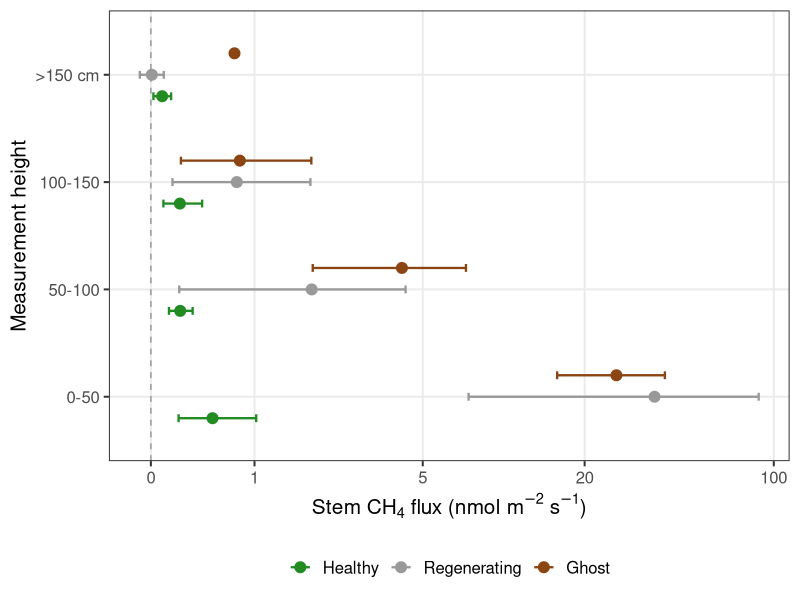
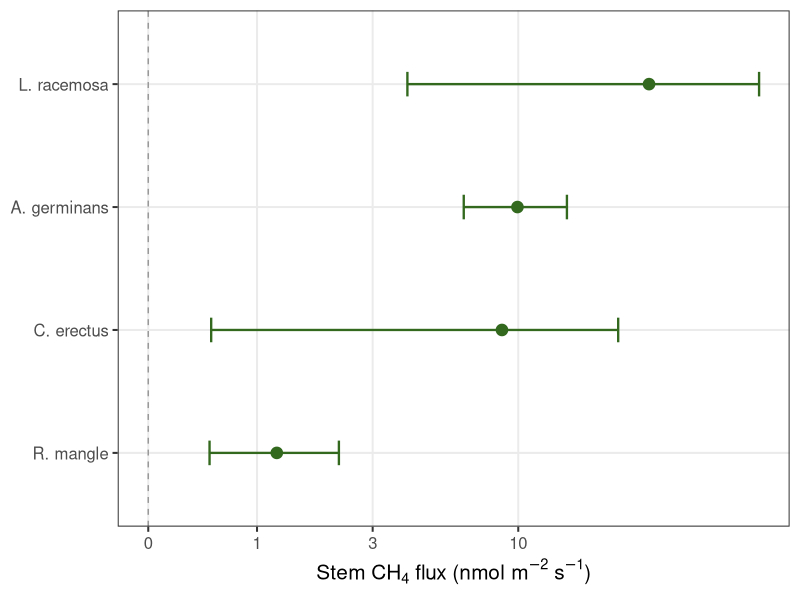

Write the R code that produced these figures, in order.
# Split biology panels (title-free, established colors): stem CH4 by height
# (distribution) and by species. Disturbance palette matches the repo scheme.
suppressMessages({library(dplyr);library(ggplot2);library(scales)})
if (requireNamespace("here", quietly = TRUE)) setwd(here::here())
set.seed(1)
PD<-"output/presentation_figures"
asinh_trans<-trans_new("asinh",asinh,sinh)
dist_pal<-c(Healthy="#228B22",Regenerating="#999999",Ghost="#8B4513")
th<-theme_bw(base_size=15)+theme(legend.position="bottom",panel.grid.minor=element_blank(),
     plot.title=element_blank(),plot.subtitle=element_blank(),strip.text=element_text(face="bold"))
boot_ci<-function(x,n=2000){x<-x[!is.na(x)];if(length(x)<2)return(c(mean(x),NA,NA));
  m<-replicate(n,mean(sample(x,replace=TRUE)));c(mean(x),unname(quantile(m,c(.025,.975))))}

st<-read.csv("output/data_products/combined_gas_flux_dataset.csv") %>%
  filter(component=="stem",!is.na(CH4_best.flux),!is.na(height),
         disturbance_level %in% c("ghost","healthy","regenerating")) %>%
  mutate(Class=factor(recode(disturbance_level,healthy="Healthy",regenerating="Regenerating",ghost="Ghost"),
                      levels=c("Healthy","Regenerating","Ghost")),
         hbin=cut(height,breaks=c(-Inf,50,100,150,Inf),
                  labels=c("0-50","50-100","100-150",">150 cm")))

## (a) stem CH4 by height x disturbance: bootstrapped mean +/- CI (robust; shows decline)
hd<-st %>% filter(!is.na(hbin)) %>% group_by(Class,hbin) %>%
  reframe(as.data.frame(t(boot_ci(CH4_best.flux))) %>% setNames(c("m","lo","hi")))
pa<-ggplot(hd,aes(m,hbin,color=Class))+
  geom_vline(xintercept=0,linetype=2,color="grey60")+
  geom_errorbarh(aes(xmin=lo,xmax=hi),height=.22,position=position_dodge(.6),linewidth=.8)+
  geom_point(size=3.4,position=position_dodge(.6))+
  scale_color_manual(values=dist_pal,name=NULL)+
  scale_x_continuous(trans=asinh_trans,breaks=c(0,1,5,20,100))+
  labs(x=expression("Stem CH"[4]*" flux (nmol "*m^-2*" "*s^-1*")"),y="Measurement height")+th
ggsave(file.path(PD,"09a_stem_by_height.png"),pa,width=8,height=5,dpi=200)

## (b) stem CH4 by species: bootstrapped mean +/- CI
sp_lab<-c(RHMA="R. mangle",AVGE="A. germinans",LARA="L. racemosa",COER="C. erectus")
sd<-st %>% filter(species %in% names(sp_lab)) %>% mutate(Species=sp_lab[species]) %>%
  group_by(Species) %>% reframe(as.data.frame(t(boot_ci(CH4_best.flux))) %>% setNames(c("m","lo","hi"))) %>%
  arrange(m) %>% mutate(Species=factor(Species,levels=Species))
pb<-ggplot(sd,aes(m,Species))+
  geom_vline(xintercept=0,linetype=2,color="grey60")+
  geom_errorbarh(aes(xmin=lo,xmax=hi),height=.2,linewidth=.8,color="#33691e")+
  geom_point(size=3.6,color="#33691e")+
  scale_x_continuous(trans=asinh_trans,breaks=c(0,1,3,10))+
  labs(x=expression("Stem CH"[4]*" flux (nmol "*m^-2*" "*s^-1*")"),y=NULL)+th
ggsave(file.path(PD,"09b_stem_by_species.png"),pb,width=8,height=4.2,dpi=200)
cat("written biology split panels\n")
